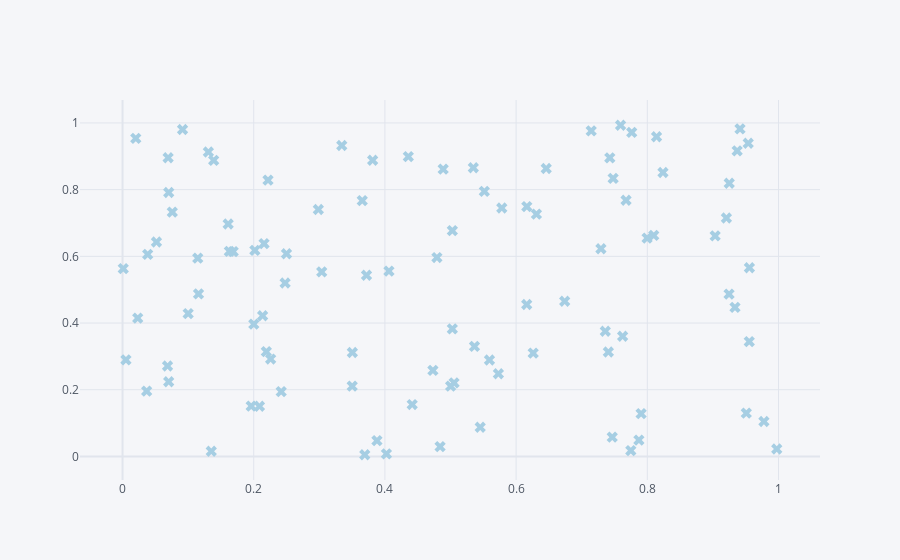

Here is the notebook cell this chart was saved with:
### Code cell
df.iplot(kind='scatter' , x='a' , y='b' , mode='markers' ,size=10 ,symbol='x', colorscale='paired')
